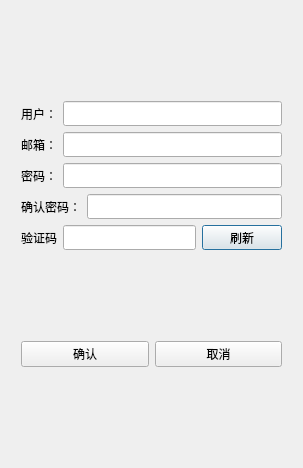
<?xml version="1.0" encoding="UTF-8"?>
<ui version="4.0">
 <class>RegisterDialog</class>
 <widget class="QDialog" name="RegisterDialog">
  <property name="geometry">
   <rect>
    <x>0</x>
    <y>0</y>
    <width>303</width>
    <height>468</height>
   </rect>
  </property>
  <property name="windowTitle">
   <string>Dialog</string>
  </property>
  <layout class="QGridLayout" name="gridLayout">
   <item row="0" column="0">
    <layout class="QVBoxLayout" name="verticalLayout">
     <property name="leftMargin">
      <number>10</number>
     </property>
     <property name="topMargin">
      <number>5</number>
     </property>
     <property name="rightMargin">
      <number>10</number>
     </property>
     <property name="bottomMargin">
      <number>5</number>
     </property>
     <item>
      <spacer name="verticalSpacer">
       <property name="orientation">
        <enum>Qt::Orientation::Vertical</enum>
       </property>
       <property name="sizeHint" stdset="0">
        <size>
         <width>20</width>
         <height>40</height>
        </size>
       </property>
      </spacer>
     </item>
     <item>
      <layout class="QHBoxLayout" name="horizontalLayout">
       <item>
        <widget class="QLabel" name="user_label">
         <property name="minimumSize">
          <size>
           <width>0</width>
           <height>25</height>
          </size>
         </property>
         <property name="maximumSize">
          <size>
           <width>16777215</width>
           <height>25</height>
          </size>
         </property>
         <property name="text">
          <string>用户：</string>
         </property>
        </widget>
       </item>
       <item>
        <widget class="QLineEdit" name="user_lineEdit">
         <property name="minimumSize">
          <size>
           <width>0</width>
           <height>25</height>
          </size>
         </property>
         <property name="maximumSize">
          <size>
           <width>16777215</width>
           <height>25</height>
          </size>
         </property>
        </widget>
       </item>
      </layout>
     </item>
     <item>
      <layout class="QHBoxLayout" name="horizontalLayout_2">
       <item>
        <widget class="QLabel" name="mail_label">
         <property name="minimumSize">
          <size>
           <width>0</width>
           <height>25</height>
          </size>
         </property>
         <property name="maximumSize">
          <size>
           <width>16777215</width>
           <height>25</height>
          </size>
         </property>
         <property name="text">
          <string>邮箱：</string>
         </property>
        </widget>
       </item>
       <item>
        <widget class="QLineEdit" name="mail_lineEdit">
         <property name="minimumSize">
          <size>
           <width>0</width>
           <height>25</height>
          </size>
         </property>
         <property name="maximumSize">
          <size>
           <width>16777215</width>
           <height>25</height>
          </size>
         </property>
        </widget>
       </item>
      </layout>
     </item>
     <item>
      <layout class="QHBoxLayout" name="horizontalLayout_3">
       <item>
        <widget class="QLabel" name="psw_label">
         <property name="minimumSize">
          <size>
           <width>0</width>
           <height>25</height>
          </size>
         </property>
         <property name="maximumSize">
          <size>
           <width>16777215</width>
           <height>25</height>
          </size>
         </property>
         <property name="text">
          <string>密码：</string>
         </property>
        </widget>
       </item>
       <item>
        <widget class="QLineEdit" name="psw_lineEdit">
         <property name="minimumSize">
          <size>
           <width>0</width>
           <height>25</height>
          </size>
         </property>
         <property name="maximumSize">
          <size>
           <width>16777215</width>
           <height>25</height>
          </size>
         </property>
        </widget>
       </item>
      </layout>
     </item>
     <item>
      <layout class="QHBoxLayout" name="horizontalLayout_4">
       <item>
        <widget class="QLabel" name="psw_comfirm_label">
         <property name="minimumSize">
          <size>
           <width>0</width>
           <height>25</height>
          </size>
         </property>
         <property name="maximumSize">
          <size>
           <width>16777215</width>
           <height>25</height>
          </size>
         </property>
         <property name="text">
          <string>确认密码：</string>
         </property>
        </widget>
       </item>
       <item>
        <widget class="QLineEdit" name="psw_confirm_lineEdit">
         <property name="minimumSize">
          <size>
           <width>0</width>
           <height>25</height>
          </size>
         </property>
         <property name="maximumSize">
          <size>
           <width>16777215</width>
           <height>25</height>
          </size>
         </property>
        </widget>
       </item>
      </layout>
     </item>
     <item>
      <layout class="QHBoxLayout" name="horizontalLayout_5">
       <item>
        <widget class="QLabel" name="varify_label">
         <property name="minimumSize">
          <size>
           <width>0</width>
           <height>25</height>
          </size>
         </property>
         <property name="maximumSize">
          <size>
           <width>16777215</width>
           <height>25</height>
          </size>
         </property>
         <property name="text">
          <string>验证码</string>
         </property>
        </widget>
       </item>
       <item>
        <widget class="QLineEdit" name="varify_lineEdit">
         <property name="minimumSize">
          <size>
           <width>0</width>
           <height>25</height>
          </size>
         </property>
         <property name="maximumSize">
          <size>
           <width>16777215</width>
           <height>25</height>
          </size>
         </property>
        </widget>
       </item>
       <item>
        <widget class="QPushButton" name="varify_btn">
         <property name="minimumSize">
          <size>
           <width>0</width>
           <height>25</height>
          </size>
         </property>
         <property name="maximumSize">
          <size>
           <width>16777215</width>
           <height>25</height>
          </size>
         </property>
         <property name="text">
          <string>刷新</string>
         </property>
        </widget>
       </item>
      </layout>
     </item>
     <item>
      <spacer name="verticalSpacer_2">
       <property name="orientation">
        <enum>Qt::Orientation::Vertical</enum>
       </property>
       <property name="sizeHint" stdset="0">
        <size>
         <width>20</width>
         <height>40</height>
        </size>
       </property>
      </spacer>
     </item>
     <item>
      <layout class="QHBoxLayout" name="horizontalLayout_6">
       <item>
        <widget class="QPushButton" name="confirm_btn">
         <property name="text">
          <string>确认</string>
         </property>
        </widget>
       </item>
       <item>
        <widget class="QPushButton" name="cancel_btn">
         <property name="text">
          <string>取消</string>
         </property>
        </widget>
       </item>
      </layout>
     </item>
     <item>
      <spacer name="verticalSpacer_3">
       <property name="orientation">
        <enum>Qt::Orientation::Vertical</enum>
       </property>
       <property name="sizeHint" stdset="0">
        <size>
         <width>20</width>
         <height>40</height>
        </size>
       </property>
      </spacer>
     </item>
    </layout>
   </item>
  </layout>
 </widget>
 <resources/>
 <connections/>
</ui>
